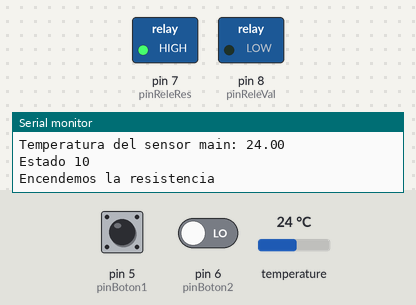
Recording of a sketch running on a simulated Arduino Uno, built with avr-gcc and run on an emulated ATmega328P. On the bench: switched loads named in the sketch (green lamp = pin HIGH), the last lines printed to the serial monitor. The inputs (shaded band) are chosen by the test bench; at power-on: temperature 24 °C, pin 5 (pinBoton1) HIGH, pin 6 (pinBoton2) LOW.

Above: at 1.5 s.
1.6 s: temperature set to 25.3 °C
14.8 s: temperature set to 26.3 °C
20.6 s: temperature set to 12 °C
At 32.8 s:
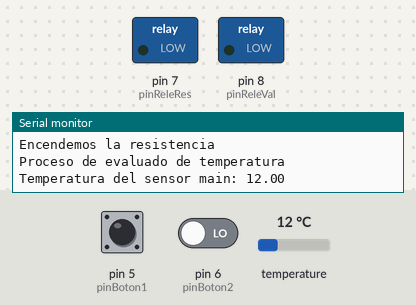
33.1 s: temperature set to 28 °C
37.8 s: pin 5 (pinBoton1) pulled LOW for 3 s
42.5 s: pin 5 (pinBoton1) driven LOW and pin 6 (pinBoton2) driven HIGH
Timing chart, 0 to 45.5 s (numbered marks = the images above; inputs shaded):
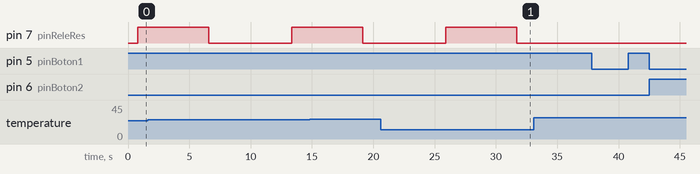

Measured:
- after the input at 20.6 s, pin 7 (pinReleRes): LOW → HIGH after 5.3 s, → LOW 5.8 s later

The sketch:

main.ino
```cpp
//Sistema de control de temperatura

#include <OneWire.h>
#include <DallasTemperature.h>

// Pin donde conectaremos el sensor
  const int pinBoton1 = 5;
  const int pinBoton2 = 6;
  const int pinReleRes = 7;
  const int pinReleVal = 8;
  const int pinDatosSensor = 9;
  boolean cr = false;

// Instanciando
  OneWire objetoOneWire(pinDatosSensor);
  DallasTemperature sensorDS18B20(&objetoOneWire);

// Variables generales
  int buttonState1;
  int buttonState2;
  int cambioTemp;
  int TempSensor;

void setup() {
  // Comunicación serial
    Serial.begin(9600);
    sensorDS18B20.begin();
  // Pines
    pinMode(pinBoton1, INPUT);
    pinMode(pinBoton2, INPUT);
    pinMode(pinReleRes, OUTPUT);
    pinMode(pinReleVal, OUTPUT);
}

void loop() {
  // Proceso de evaluado
    procesoEvaluado();

  // Pantalla de diagnóstico
    procesoDiagnostico();

  // Proceso de corrección
    procesoCorreccion();

  delay(1000);
}

void procesoEvaluado(){
  // Temperatura
    Serial.println("Proceso de evaluado de temperatura");
    Serial.println("");
    sensorDS18B20.requestTemperatures();
}

void procesoDiagnostico(){
  // Temperatura
    Serial.print("Temperatura del sensor main: ");
    Serial.print(sensorDS18B20.getTempCByIndex(0));
    Serial.println("");
    TempSensor = sensorDS18B20.getTempCByIndex(0);
}

void procesoCorreccion(){
  buttonState1 = digitalRead(pinBoton1);
  buttonState2 = digitalRead(pinBoton2);

  // Manual
    if(buttonState1 == 0 && buttonState2 == 1){
      Serial.println("Estado 01");
      cambioTemp = 25;
      cr = true;
    }else if(buttonState1 == 1 && buttonState2 == 0){
      Serial.println("Estado 10");
      cambioTemp = 28;
      cr = true;
    }else if(buttonState1 == 1 && buttonState2 == 1){
      Serial.println("Estado 11");
      cambioTemp = 40;
      cr = true;
    }else if(buttonState1 == 0 && buttonState2 == 0){
      Serial.println("00: sólo diagnóstico.");
      cr = false;
    }

  // Automática
    if(cr == true){
        if(TempSensor < cambioTemp - 2){
          Serial.println("Encendemos la resistencia");
          digitalWrite(pinReleRes, HIGH); // Desactivamos el relé que activa la resistencia y calentamos por 5 segundos
          delay(5000);
          procesoEvaluado();
          procesoDiagnostico();
          digitalWrite(pinReleRes, LOW); //Desactivamos el relé que activa la resistencia y esperamos 30 segundos
          delay(5000);
          Serial.println("Apagamos la resistencia");
          Serial.println("");
        }else if(TempSensor > cambioTemp){
          Serial.println("La temperatura es mayor, esperamos a que enfríe");
        }
    }
}
```
